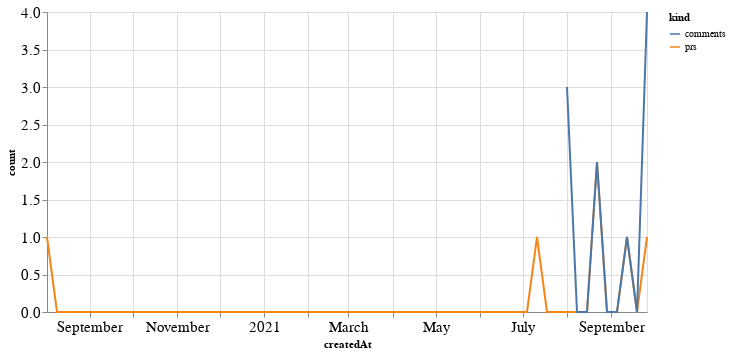

Here is the notebook cell this chart was saved with:
### Code cell
alt.Chart(total_time, width=600).mark_line().encode(
    x='createdAt',
    y='count',
    color='kind'
)

### Figure 1 — Vega-Lite specification as saved in the notebook (floating-point values rounded to 4 significant figures)
{"config": {"axisLeft": {"labelFontSize": 15}, "axisBottom": {"labelFontSize": 15}}, "data": {"name": "data-f8bfa050967800ec2f634374834038cb"}, "mark": "line", "encoding": {"color": {"type": "nominal", "field": "kind"}, "x": {"type": "temporal", "field": "createdAt"}, "y": {"type": "quantitative", "field": "count"}}, "width": 600, "$schema": "https://vega.github.io/schema/vega-lite/v4.8.1.json", "datasets": {"data-f8bfa050967800ec2f634374834038cb": [{"createdAt": "2020-08-02T00:00:00", "kind": "prs", "count": 1.0}, {"createdAt": "2020-08-09T00:00:00", "kind": "prs", "count": 0.0}, {"createdAt": "2020-08-16T00:00:00", "kind": "prs", "count": 0.0}, {"createdAt": "2020-08-23T00:00:00", "kind": "prs", "count": 0.0}, {"createdAt": "2020-08-30T00:00:00", "kind": "prs", "count": 0.0}, {"createdAt": "2020-09-06T00:00:00", "kind": "prs", "count": 0.0}, {"createdAt": "2020-09-13T00:00:00", "kind": "prs", "count": 0.0}, {"createdAt": "2020-09-20T00:00:00", "kind": "prs", "count": 0.0}, {"createdAt": "2020-09-27T00:00:00", "kind": "prs", "count": 0.0}, {"createdAt": "2020-10-04T00:00:00", "kind": "prs", "count": 0.0}, {"createdAt": "2020-10-11T00:00:00", "kind": "prs", "count": 0.0}, {"createdAt": "2020-10-18T00:00:00", "kind": "prs", "count": 0.0}, {"createdAt": "2020-10-25T00:00:00", "kind": "prs", "count": 0.0}, {"createdAt": "2020-11-01T00:00:00", "kind": "prs", "count": 0.0}, {"createdAt": "2020-11-08T00:00:00", "kind": "prs", "count": 0.0}, {"createdAt": "2020-11-15T00:00:00", "kind": "prs", "count": 0.0}, {"createdAt": "2020-11-22T00:00:00", "kind": "prs", "count": 0.0}, {"createdAt": "2020-11-29T00:00:00", "kind": "prs", "count": 0.0}, {"createdAt": "2020-12-06T00:00:00", "kind": "prs", "count": 0.0}, {"createdAt": "2020-12-13T00:00:00", "kind": "prs", "count": 0.0}, {"createdAt": "2020-12-20T00:00:00", "kind": "prs", "count": 0.0}, {"createdAt": "2020-12-27T00:00:00", "kind": "prs", "count": 0.0}, {"createdAt": "2021-01-03T00:00:00", "kind": "prs", "count": 0.0}, {"createdAt": "2021-01-10T00:00:00", "kind": "prs", "count": 0.0}, {"createdAt": "2021-01-17T00:00:00", "kind": "prs", "count": 0.0}, {"createdAt": "2021-01-24T00:00:00", "kind": "prs", "count": 0.0}, {"createdAt": "2021-01-31T00:00:00", "kind": "prs", "count": 0.0}, {"createdAt": "2021-02-07T00:00:00", "kind": "prs", "count": 0.0}, {"createdAt": "2021-02-14T00:00:00", "kind": "prs", "count": 0.0}, {"createdAt": "2021-02-21T00:00:00", "kind": "prs", "count": 0.0}, {"createdAt": "2021-02-28T00:00:00", "kind": "prs", "count": 0.0}, {"createdAt": "2021-03-07T00:00:00", "kind": "prs", "count": 0.0}, {"createdAt": "2021-03-14T00:00:00", "kind": "prs", "count": 0.0}, {"createdAt": "2021-03-21T00:00:00", "kind": "prs", "count": 0.0}, {"createdAt": "2021-03-28T00:00:00", "kind": "prs", "count": 0.0}, {"createdAt": "2021-04-04T00:00:00", "kind": "prs", "count": 0.0}, {"createdAt": "2021-04-11T00:00:00", "kind": "prs", "count": 0.0}, {"createdAt": "2021-04-18T00:00:00", "kind": "prs", "count": 0.0}, {"createdAt": "2021-04-25T00:00:00", "kind": "prs", "count": 0.0}, {"createdAt": "2021-05-02T00:00:00", "kind": "prs", "count": 0.0}, {"createdAt": "2021-05-09T00:00:00", "kind": "prs", "count": 0.0}, {"createdAt": "2021-05-16T00:00:00", "kind": "prs", "count": 0.0}, {"createdAt": "2021-05-23T00:00:00", "kind": "prs", "count": 0.0}, {"createdAt": "2021-05-30T00:00:00", "kind": "prs", "count": 0.0}, {"createdAt": "2021-06-06T00:00:00", "kind": "prs", "count": 0.0}, {"createdAt": "2021-06-13T00:00:00", "kind": "prs", "count": 0.0}, {"createdAt": "2021-06-20T00:00:00", "kind": "prs", "count": 0.0}, {"createdAt": "2021-06-27T00:00:00", "kind": "prs", "count": 0.0}, {"createdAt": "2021-07-04T00:00:00", "kind": "prs", "count": 0.0}, {"createdAt": "2021-07-11T00:00:00", "kind": "prs", "count": 1.0}, {"createdAt": "2021-07-18T00:00:00", "kind": "prs", "count": 0.0}, {"createdAt": "2021-07-25T00:00:00", "kind": "prs", "count": 0.0}, {"createdAt": "2021-08-01T00:00:00", "kind": "prs", "count": 0.0}, {"createdAt": "2021-08-08T00:00:00", "kind": "prs", "count": 0.0}, {"createdAt": "2021-08-15T00:00:00", "kind": "prs", "count": 0.0}, {"createdAt": "2021-08-22T00:00:00", "kind": "prs", "count": 2.0}, {"createdAt": "2021-08-29T00:00:00", "kind": "prs", "count": 0.0}, {"createdAt": "2021-09-05T00:00:00", "kind": "prs", "count": 0.0}, {"createdAt": "2021-09-12T00:00:00", "kind": "prs", "count": 1.0}, {"createdAt": "2021-09-19T00:00:00", "kind": "prs", "count": 0.0}, {"createdAt": "2021-09-26T00:00:00", "kind": "prs", "count": 1.0}, {"createdAt": "2020-08-02T00:00:00", "kind": "comments", "count": null}, {"createdAt": "2020-08-09T00:00:00", "kind": "comments", "count": null}, {"createdAt": "2020-08-16T00:00:00", "kind": "comments", "count": null}, {"createdAt": "2020-08-23T00:00:00", "kind": "comments", "count": null}, {"createdAt": "2020-08-30T00:00:00", "kind": "comments", "count": null}, {"createdAt": "2020-09-06T00:00:00", "kind": "comments", "count": null}, {"createdAt": "2020-09-13T00:00:00", "kind": "comments", "count": null}, {"createdAt": "2020-09-20T00:00:00", "kind": "comments", "count": null}, {"createdAt": "2020-09-27T00:00:00", "kind": "comments", "count": null}, {"createdAt": "2020-10-04T00:00:00", "kind": "comments", "count": null}, {"createdAt": "2020-10-11T00:00:00", "kind": "comments", "count": null}, {"createdAt": "2020-10-18T00:00:00", "kind": "comments", "count": null}, {"createdAt": "2020-10-25T00:00:00", "kind": "comments", "count": null}, {"createdAt": "2020-11-01T00:00:00", "kind": "comments", "count": null}, {"createdAt": "2020-11-08T00:00:00", "kind": "comments", "count": null}, {"createdAt": "2020-11-15T00:00:00", "kind": "comments", "count": null}, {"createdAt": "2020-11-22T00:00:00", "kind": "comments", "count": null}, {"createdAt": "2020-11-29T00:00:00", "kind": "comments", "count": null}, {"createdAt": "2020-12-06T00:00:00", "kind": "comments", "count": null}, {"createdAt": "2020-12-13T00:00:00", "kind": "comments", "count": null}, {"createdAt": "2020-12-20T00:00:00", "kind": "comments", "count": null}, {"createdAt": "2020-12-27T00:00:00", "kind": "comments", "count": null}, {"createdAt": "2021-01-03T00:00:00", "kind": "comments", "count": null}, {"createdAt": "2021-01-10T00:00:00", "kind": "comments", "count": null}, {"createdAt": "2021-01-17T00:00:00", "kind": "comments", "count": null}, {"createdAt": "2021-01-24T00:00:00", "kind": "comments", "count": null}, {"createdAt": "2021-01-31T00:00:00", "kind": "comments", "count": null}, {"createdAt": "2021-02-07T00:00:00", "kind": "comments", "count": null}, {"createdAt": "2021-02-14T00:00:00", "kind": "comments", "count": null}, {"createdAt": "2021-02-21T00:00:00", "kind": "comments", "count": null}, {"createdAt": "2021-02-28T00:00:00", "kind": "comments", "count": null}, {"createdAt": "2021-03-07T00:00:00", "kind": "comments", "count": null}, {"createdAt": "2021-03-14T00:00:00", "kind": "comments", "count": null}, {"createdAt": "2021-03-21T00:00:00", "kind": "comments", "count": null}, {"createdAt": "2021-03-28T00:00:00", "kind": "comments", "count": null}, {"createdAt": "2021-04-04T00:00:00", "kind": "comments", "count": null}, {"createdAt": "2021-04-11T00:00:00", "kind": "comments", "count": null}, {"createdAt": "2021-04-18T00:00:00", "kind": "comments", "count": null}, {"createdAt": "2021-04-25T00:00:00", "kind": "comments", "count": null}, {"createdAt": "2021-05-02T00:00:00", "kind": "comments", "count": null}, {"createdAt": "2021-05-09T00:00:00", "kind": "comments", "count": null}, {"createdAt": "2021-05-16T00:00:00", "kind": "comments", "count": null}, {"createdAt": "2021-05-23T00:00:00", "kind": "comments", "count": null}, {"createdAt": "2021-05-30T00:00:00", "kind": "comments", "count": null}, {"createdAt": "2021-06-06T00:00:00", "kind": "comments", "count": null}, {"createdAt": "2021-06-13T00:00:00", "kind": "comments", "count": null}, {"createdAt": "2021-06-20T00:00:00", "kind": "comments", "count": null}, {"createdAt": "2021-06-27T00:00:00", "kind": "comments", "count": null}, {"createdAt": "2021-07-04T00:00:00", "kind": "comments", "count": null}, {"createdAt": "2021-07-11T00:00:00", "kind": "comments", "count": null}, {"createdAt": "2021-07-18T00:00:00", "kind": "comments", "count": null}, {"createdAt": "2021-07-25T00:00:00", "kind": "comments", "count": null}, {"createdAt": "2021-08-01T00:00:00", "kind": "comments", "count": 3.0}, {"createdAt": "2021-08-08T00:00:00", "kind": "comments", "count": 0.0}, {"createdAt": "2021-08-15T00:00:00", "kind": "comments", "count": 0.0}, {"createdAt": "2021-08-22T00:00:00", "kind": "comments", "count": 2.0}, {"createdAt": "2021-08-29T00:00:00", "kind": "comments", "count": 0.0}, {"createdAt": "2021-09-05T00:00:00", "kind": "comments", "count": 0.0}, {"createdAt": "2021-09-12T00:00:00", "kind": "comments", "count": 1.0}, {"createdAt": "2021-09-19T00:00:00", "kind": "comments", "count": 0.0}, {"createdAt": "2021-09-26T00:00:00", "kind": "comments", "count": 4.0}]}}
